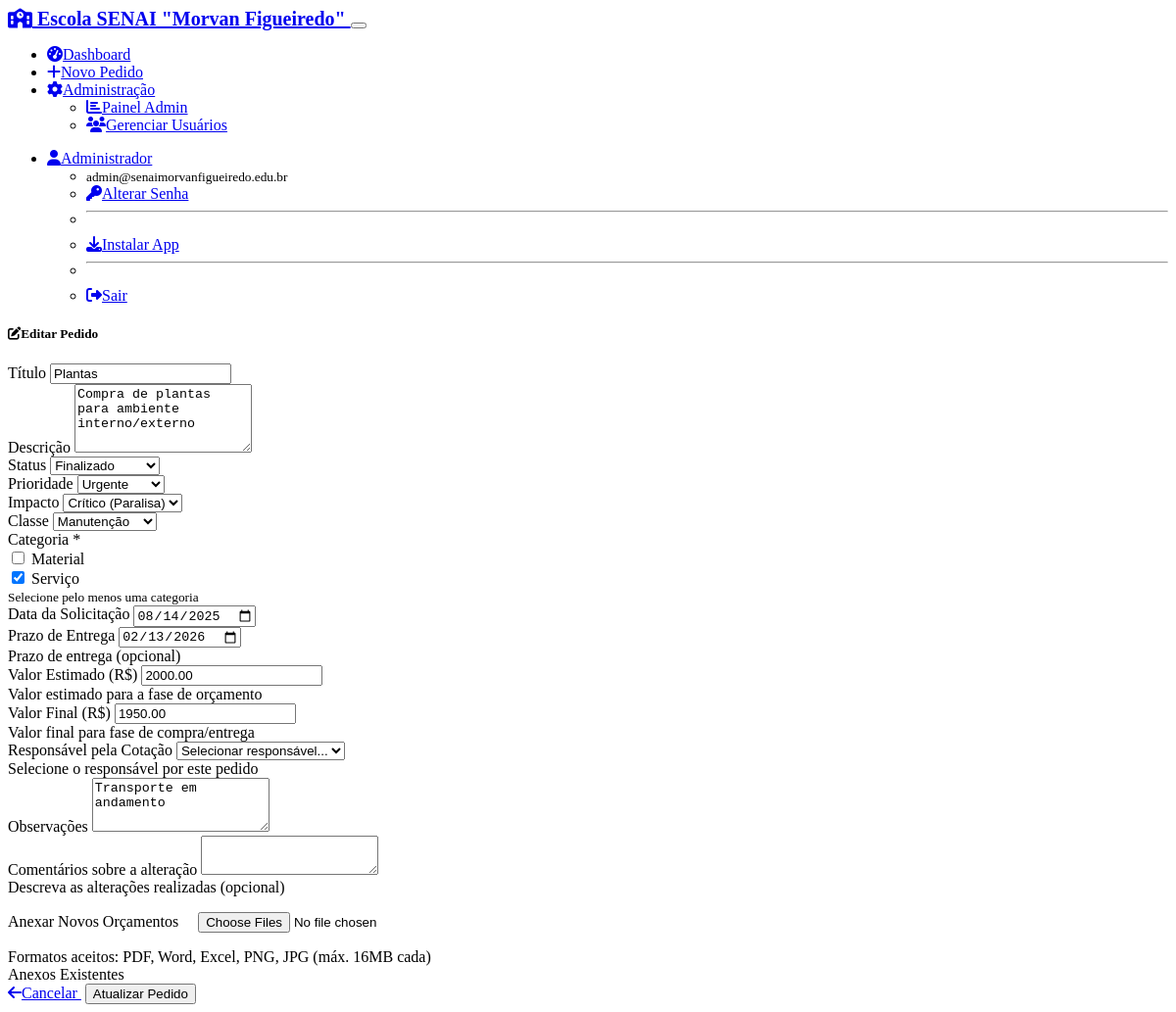
The page /request/12/edit (signed in) on the database its author committed.
### models.py (models this page shows, shortened)
class User(UserMixin, db.Model):
    id = db.Column(db.Integer, primary_key=True)
    username = db.Column(db.String(64), unique=True, nullable=False)
    email = db.Column(db.String(120), unique=True, nullable=False)
    full_name = db.Column(db.String(120), nullable=False)
    password_hash = db.Column(db.String(256))
    needs_password_reset = db.Column(db.Boolean, default=False, nullable=False)
    is_admin = db.Column(db.Boolean, default=False, nullable=False)
    active = db.Column(db.Boolean, default=True, nullable=False)
    created_at = db.Column(db.DateTime, default=datetime.utcnow)
    @property
    def is_active(self):
        return self.active
    acquisition_requests = db.relationship('AcquisitionRequest', foreign_keys='AcquisitionRequest.created_by_id', backref='creator', lazy='dynamic')
    assigned_requests = db.relationship('AcquisitionRequest', foreign_keys='AcquisitionRequest.responsible_id', backref='responsible', lazy='dynamic')
    status_changes = db.relationship('StatusChange', backref='changed_by_user', lazy='dynamic')

class AcquisitionRequest(db.Model):
    id = db.Column(db.Integer, primary_key=True)
    title = db.Column(db.String(200), nullable=False)
    description = db.Column(db.Text, nullable=False)
    status = db.Column(db.String(50), nullable=False, default='aberto')
    observations = db.Column(db.Text)
    priority = db.Column(db.String(20)) # urgente, necessario, planejado
    impact = db.Column(db.String(50)) # critico, alto, medio, baixo
    estimated_value = db.Column(db.Numeric(10, 2))  # Valor estimado para fase de orçamento
    final_value = db.Column(db.Numeric(10, 2))      # Valor final para fase de compra/entrega
    request_date = db.Column(db.Date, nullable=False, default=date.today)
    delivery_deadline = db.Column(db.Date)  # Prazo de entrega (opcional)
    deadline_alert_sent = db.Column(db.Boolean, default=False, nullable=False)  # Flag para controlar envio de alerta
    classe = db.Column(db.String(50), nullable=False, default='ensino')  # Ensino ou Manutenção
    categoria = db.Column(db.String(100), nullable=False, default='material')  # Serviço ou Material (podem ser múltiplas separadas por vírgula)
    created_at = db.Column(db.DateTime, default=datetime.utcnow)
    updated_at = db.Column(db.DateTime, default=datetime.utcnow, onupdate=datetime.utcnow)
    created_by_id = db.Column(db.Integer, db.ForeignKey('user.id'), nullable=False)
    responsible_id = db.Column(db.Integer, db.ForeignKey('user.id'))
    attachments = db.relationship('Attachment', backref='request', lazy='dynamic', cascade='all, delete-orphan')
    status_changes = db.relationship('StatusChange', backref='request', lazy='dynamic', cascade='all, delete-orphan')
    STATUS_CHOICES = [
        ('aberto', 'Aberto'),
        ('em_cotacao', 'Em Cotação'),
        ('aprovado', 'Aprovado'),
        ('pedido_emitido', 'Pedido Emitido'),
        ('recebido', 'Recebido'),
        ('finalizado', 'Finalizado'),
        ('cancelado', 'Cancelado')
    ]
    PRIORITY_CHOICES = [
        ('urgente', 'Urgente'),
        ('necessario', 'Necessário'),
        ('planejado', 'Planejado')
    ]
    IMPACT_CHOICES = [
        ('critico', 'Crítico (Paralisa)'),
        ('alto', 'Alto (Atraso)'),
        ('medio', 'Médio'),
        ('baixo', 'Baixo')
    ]
    CLASSE_CHOICES = [
        ('ensino', 'Ensino'),
        ('manutencao', 'Manutenção'),
        ('administrativo', 'Administrativo')
    ]
    CATEGORIA_CHOICES = [
        ('material', 'Material'),
        ('servico', 'Serviço'),
        ('material,servico', 'Material e Serviço')
    ]

### routes.py (the view, shortened to what this page needs)
@app.route('/request/<int:id>/edit', methods=['GET', 'POST'])
@login_required
def edit_request(id):
    request_obj = AcquisitionRequest.query.get_or_404(id)
    form = EditRequestForm()
    if request.method == 'GET':
        form.title.data = request_obj.title
        form.description.data = request_obj.description
        form.status.data = request_obj.status
        form.priority.data = request_obj.priority
        form.impact.data = request_obj.impact
        form.classe.data = request_obj.classe
        form.observations.data = request_obj.observations
        form.estimated_value.data = request_obj.estimated_value
        form.final_value.data = request_obj.final_value
        form.request_date.data = request_obj.request_date
        form.delivery_deadline.data = request_obj.delivery_deadline  # Add deadline field
        form.responsible_id.data = request_obj.responsible_id or 0
        if request_obj.categoria:
            cats = request_obj.categoria.split(',')
            form.categoria_material.data = 'material' in cats
            form.categoria_servico.data = 'servico' in cats
    elif request.method == 'POST':
        app.logger.warning(f"Form validation failed for request {id}: {form.errors}")
        for field, errors in form.errors.items():
            for error in errors:
                flash(f"Erro no campo {getattr(form, field).label.text}: {error}", 'danger')
    return render_template('request_form.html', form=form, request_obj=request_obj, title='Editar Pedido')

### templates/request_form.html (shortened to what this page needs)
{% extends "base.html" %}
{% block content %}
<div class="row justify-content-center">
    <div class="col-lg-8">
        <div class="card">
            <div class="card-header">
                <h5 class="mb-0">
                    <i class="fas fa-{{ 'edit' if request_obj else 'plus' }} me-2"></i>{{ title }}
                </h5>
            </div>
            <div class="card-body">
                <form method="POST" enctype="multipart/form-data">
                    <div class="row mb-3">
                        <div class="col-12">
                            {{ form.title.label(class="form-label") }}
                            {{ form.title(class="form-control" + (" is-invalid" if form.title.errors else "")) }}
                        </div>
                    </div>
                    <div class="row mb-3">
                        <div class="col-12">
                            {{ form.description.label(class="form-label") }}
                            {{ form.description(class="form-control", rows="4") }}
                        </div>
                    </div>
                    <div class="row mb-3">
                        <div class="col-md-4">
                            {% if form.status %}
                            {{ form.status.label(class="form-label") }}
                            {{ form.status(class="form-select") }}
                            {% endif %}
                        </div>
                        <div class="col-md-4">
                            {{ form.priority.label(class="form-label") }}
                            {{ form.priority(class="form-select") }}
                        </div>
                        <div class="col-md-4">
                            {{ form.impact.label(class="form-label") }}
                            {{ form.impact(class="form-select") }}
                        </div>
                    </div>
                    <div class="row mb-3">
                        <div class="col-md-4">
                            {{ form.classe.label(class="form-label") }}
                            {{ form.classe(class="form-select") }}
                        </div>
                        <div class="col-md-4">
                            <label class="form-label">Categoria *</label>
                            <div class="form-check">
                                {{ form.categoria_material(class="form-check-input") }}
                                {{ form.categoria_material.label(class="form-check-label") }}
                            </div>
                            <div class="form-check">
                                {{ form.categoria_servico(class="form-check-input") }}
                                {{ form.categoria_servico.label(class="form-check-label") }}
                            </div>
                            <small class="text-muted">Selecione pelo menos uma categoria</small>
                        </div>
                        <div class="col-md-4">
                            {{ form.request_date.label(class="form-label") }}
                            {{ form.request_date(class="form-control") }}
                        </div>
                        <div class="col-md-4">
                            {{ form.delivery_deadline.label(class="form-label") }}
                            {{ form.delivery_deadline(class="form-control") }}
                            <div class="form-text">Prazo de entrega (opcional)</div>
                        </div>
                    </div>
                    <div class="row mb-3">
                        <div class="col-md-6">
                            {{ form.estimated_value.label(class="form-label") }}
                            {{ form.estimated_value(class="form-control", step="0.01", placeholder="0.00") }}
                            <div class="form-text">Valor estimado para a fase de orçamento</div>
                        </div>
                        <div class="col-md-6">
                            {{ form.final_value.label(class="form-label") }}
                            {{ form.final_value(class="form-control", step="0.01", placeholder="0.00") }}
                            <div class="form-text">Valor final para fase de compra/entrega</div>
                        </div>
                    </div>
                    <div class="row mb-3">
                        <div class="col-md-6">
                            {{ form.responsible_id.label(class="form-label") }}
                            {{ form.responsible_id(class="form-select") }}
                            <div class="form-text">Selecione o responsável por este pedido</div>
                        </div>
                        <div class="col-md-6">
                            {{ form.observations.label(class="form-label") }}
                            {{ form.observations(class="form-control", rows="3") }}
                        </div>
                    </div>
                    {% if form.change_comments %}
                    <div class="row mb-3">
                        <div class="col-12">
                            {{ form.change_comments.label(class="form-label") }}
                            {{ form.change_comments(class="form-control", rows="2") }}
                            <div class="form-text">Descreva as alterações realizadas (opcional)</div>
                        </div>
                    </div>
                    {% endif %}
                    <div class="row mb-4">
                        <div class="col-12">
                            {{ form.attachments.label(class="form-label") }}
                            {{ form.attachments(class="form-control", multiple=True) }}
                            <div class="form-text">
                                Formatos aceitos: PDF, Word, Excel, PNG, JPG (máx. 16MB cada)
                            </div>
                        </div>
                    </div>
                    {% if request_obj and request_obj.attachments %}
                    <div class="row mb-4">
                        <div class="col-12">
                            <label class="form-label">Anexos Existentes</label>
                        </div>
                    </div>
                    {% endif %}
                    <div class="d-flex justify-content-between">
                        <a href="{{ url_for('view_request', id=request_obj.id) if request_obj else url_for('dashboard') }}"
                            class="btn btn-secondary">
                            <i class="fas fa-arrow-left me-1"></i>Cancelar
                        </a>
                        {{ form.submit(class="btn btn-primary", id="submit-btn") }}
                    </div>
                </form>
            </div>
        </div>
    </div>
</div>
{% endblock %}

### templates/base.html (shortened to what this page needs)
<!DOCTYPE html>
<html lang="pt-BR" data-bs-theme="dark">
<head>
    <link href="https://cdn.replit.com/agent/bootstrap-agent-dark-theme.min.css" rel="stylesheet">
    <link rel="stylesheet" href="https://cdnjs.cloudflare.com/ajax/libs/font-awesome/6.4.0/css/all.min.css">
    <link rel="stylesheet" href="{{ url_for('static', filename='style.css') }}">
</head>
<body>
    {% if current_user.is_authenticated %}
    <nav class="navbar navbar-expand-lg navbar-dark bg-primary">
        <div class="container">
            <a class="navbar-brand" href="{{ url_for('dashboard') }}">
                <i class="fas fa-school me-2"></i>
Escola SENAI "Morvan Figueiredo"
            </a>
            <button class="navbar-toggler" type="button" data-bs-toggle="collapse" data-bs-target="#navbarNav">
            </button>
            <div class="collapse navbar-collapse" id="navbarNav">
                <ul class="navbar-nav me-auto">
                    <li class="nav-item">
                        <a class="nav-link" href="{{ url_for('dashboard') }}">
                            <i class="fas fa-tachometer-alt me-1"></i>Dashboard
                        </a>
                    </li>
                    <li class="nav-item">
                        <a class="nav-link" href="{{ url_for('new_request') }}">
                            <i class="fas fa-plus me-1"></i>Novo Pedido
                        </a>
                    </li>
                    <li class="nav-item dropdown">
                        <a class="nav-link dropdown-toggle" href="#" role="button" data-bs-toggle="dropdown">
                            <i class="fas fa-cog me-1"></i>Administração
                        </a>
                        <ul class="dropdown-menu">
                            <li><a class="dropdown-item" href="{{ url_for('admin_panel') }}">
                                <i class="fas fa-chart-bar me-1"></i>Painel Admin
                            </a></li>
                            {% if current_user.is_admin %}
                            <li><a class="dropdown-item" href="{{ url_for('user_management') }}">
                                <i class="fas fa-users me-1"></i>Gerenciar Usuários
                            </a></li>
                            {% endif %}
                        </ul>
                    </li>
                </ul>
                <ul class="navbar-nav">
                    <li class="nav-item dropdown">
                        <a class="nav-link dropdown-toggle" href="#" role="button" data-bs-toggle="dropdown">
                            <i class="fas fa-user me-1"></i>{{ current_user.full_name }}
                        </a>
                        <ul class="dropdown-menu">
                            <li><span class="dropdown-item-text">
                                <small class="text-muted">{{ current_user.email }}</small>
                            </span></li>
                            <li><a class="dropdown-item" href="{{ url_for('first_password') }}">
                                <i class="fas fa-key me-1"></i>Alterar Senha
                            </a></li>
                            <li><hr class="dropdown-divider"></li>
                            <li id="install-item">
                                <a class="dropdown-item" href="#" id="install-button">
                                    <i class="fas fa-download me-1"></i>Instalar App
                                </a>
                            </li>
                            <li><hr class="dropdown-divider"></li>
                            <li><a class="dropdown-item" href="{{ url_for('logout') }}">
                                <i class="fas fa-sign-out-alt me-1"></i>Sair
                            </a></li>
                        </ul>
                    </li>
                </ul>
            </div>
        </div>
    </nav>
    {% endif %}
    <main class="container my-4">
        {% if error_message %}
            <div class="text-center">
                <h1 class="display-1">😔</h1>
                <h2>{{ error_message }}</h2>
                <a href="{{ url_for('dashboard') }}" class="btn btn-primary">
                    <i class="fas fa-home me-1"></i>Voltar ao Dashboard
                </a>
            </div>
        {% else %}
            {% block content %}{% endblock %}
        {% endif %}
    </main>
</body>
</html>

### rows shown on the page
User: full_name "Administrador", email "admin@senaimorvanfigueiredo.edu.br"
AcquisitionRequest: title "Plantas", description "Compra de plantas para ambiente interno/externo", status "Finalizado", priority "Urgente", impact "Crítico (Paralisa)", classe "Manutenção", request_date "08/14/2025", delivery_deadline "02/13/2026", estimated_value "2000.00", final_value "1950.00", responsible_id "Selecionar responsável...", observations "Transporte em andamento"

### other values the page prints
{{ title }} "Editar Pedido"
